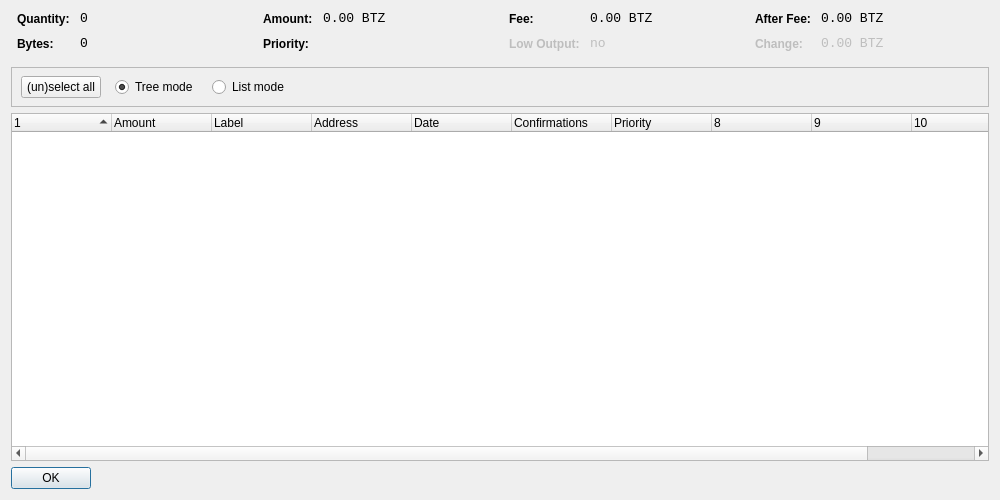
<?xml version="1.0" encoding="UTF-8"?>
<ui version="4.0">
 <class>CoinControlDialog</class>
 <widget class="QDialog" name="CoinControlDialog">
  <property name="geometry">
   <rect>
    <x>0</x>
    <y>0</y>
    <width>1000</width>
    <height>500</height>
   </rect>
  </property>
  <property name="windowTitle">
   <string>Coin Control</string>
  </property>
  <layout class="QVBoxLayout" name="verticalLayout">
   <item>
    <layout class="QHBoxLayout" name="horizontalLayoutTop" stretch="0,0,0,0">
     <property name="topMargin">
      <number>0</number>
     </property>
     <property name="bottomMargin">
      <number>10</number>
     </property>
     <item>
      <layout class="QFormLayout" name="formLayoutCoinControl1">
       <property name="horizontalSpacing">
        <number>10</number>
       </property>
       <property name="verticalSpacing">
        <number>10</number>
       </property>
       <property name="leftMargin">
        <number>6</number>
       </property>
       <property name="rightMargin">
        <number>6</number>
       </property>
       <item row="0" column="0">
        <widget class="QLabel" name="labelCoinControlQuantityText">
         <property name="styleSheet">
          <string notr="true">font-weight:bold;</string>
         </property>
         <property name="text">
          <string>Quantity:</string>
         </property>
        </widget>
       </item>
       <item row="0" column="1">
        <widget class="QLabel" name="labelCoinControlQuantity">
         <property name="font">
          <font>
           <family>Monospace</family>
           <pointsize>10</pointsize>
          </font>
         </property>
         <property name="cursor">
          <cursorShape>IBeamCursor</cursorShape>
         </property>
         <property name="contextMenuPolicy">
          <enum>Qt::ActionsContextMenu</enum>
         </property>
         <property name="text">
          <string notr="true">0</string>
         </property>
         <property name="textInteractionFlags">
          <set>Qt::LinksAccessibleByMouse|Qt::TextSelectableByKeyboard|Qt::TextSelectableByMouse</set>
         </property>
        </widget>
       </item>
       <item row="1" column="0">
        <widget class="QLabel" name="labelCoinControlBytesText">
         <property name="styleSheet">
          <string notr="true">font-weight:bold;</string>
         </property>
         <property name="text">
          <string>Bytes:</string>
         </property>
        </widget>
       </item>
       <item row="1" column="1">
        <widget class="QLabel" name="labelCoinControlBytes">
         <property name="font">
          <font>
           <family>Monospace</family>
           <pointsize>10</pointsize>
          </font>
         </property>
         <property name="cursor">
          <cursorShape>IBeamCursor</cursorShape>
         </property>
         <property name="contextMenuPolicy">
          <enum>Qt::ActionsContextMenu</enum>
         </property>
         <property name="text">
          <string notr="true">0</string>
         </property>
         <property name="textInteractionFlags">
          <set>Qt::LinksAccessibleByMouse|Qt::TextSelectableByKeyboard|Qt::TextSelectableByMouse</set>
         </property>
        </widget>
       </item>
      </layout>
     </item>
     <item>
      <layout class="QFormLayout" name="formLayoutCoinControl2">
       <property name="horizontalSpacing">
        <number>10</number>
       </property>
       <property name="verticalSpacing">
        <number>10</number>
       </property>
       <property name="leftMargin">
        <number>6</number>
       </property>
       <property name="rightMargin">
        <number>6</number>
       </property>
       <item row="0" column="0">
        <widget class="QLabel" name="labelCoinControlAmountText">
         <property name="styleSheet">
          <string notr="true">font-weight:bold;</string>
         </property>
         <property name="text">
          <string>Amount:</string>
         </property>
        </widget>
       </item>
       <item row="0" column="1">
        <widget class="QLabel" name="labelCoinControlAmount">
         <property name="font">
          <font>
           <family>Monospace</family>
           <pointsize>10</pointsize>
          </font>
         </property>
         <property name="cursor">
          <cursorShape>IBeamCursor</cursorShape>
         </property>
         <property name="contextMenuPolicy">
          <enum>Qt::ActionsContextMenu</enum>
         </property>
         <property name="text">
          <string notr="true">0.00 BTZ</string>
         </property>
         <property name="textInteractionFlags">
          <set>Qt::LinksAccessibleByMouse|Qt::TextSelectableByKeyboard|Qt::TextSelectableByMouse</set>
         </property>
        </widget>
       </item>
       <item row="1" column="0">
        <widget class="QLabel" name="labelCoinControlPriorityText">
         <property name="styleSheet">
          <string notr="true">font-weight:bold;</string>
         </property>
         <property name="text">
          <string>Priority:</string>
         </property>
        </widget>
       </item>
       <item row="1" column="1">
        <widget class="QLabel" name="labelCoinControlPriority">
         <property name="font">
          <font>
           <family>Monospace</family>
           <pointsize>10</pointsize>
          </font>
         </property>
         <property name="cursor">
          <cursorShape>IBeamCursor</cursorShape>
         </property>
         <property name="contextMenuPolicy">
          <enum>Qt::ActionsContextMenu</enum>
         </property>
         <property name="text">
          <string/>
         </property>
         <property name="textInteractionFlags">
          <set>Qt::LinksAccessibleByMouse|Qt::TextSelectableByKeyboard|Qt::TextSelectableByMouse</set>
         </property>
        </widget>
       </item>
      </layout>
     </item>
     <item>
      <layout class="QFormLayout" name="formLayoutCoinControl3">
       <property name="horizontalSpacing">
        <number>10</number>
       </property>
       <property name="verticalSpacing">
        <number>10</number>
       </property>
       <property name="leftMargin">
        <number>6</number>
       </property>
       <property name="rightMargin">
        <number>6</number>
       </property>
       <item row="0" column="0">
        <widget class="QLabel" name="labelCoinControlFeeText">
         <property name="styleSheet">
          <string notr="true">font-weight:bold;</string>
         </property>
         <property name="text">
          <string>Fee:</string>
         </property>
        </widget>
       </item>
       <item row="0" column="1">
        <widget class="QLabel" name="labelCoinControlFee">
         <property name="font">
          <font>
           <family>Monospace</family>
           <pointsize>10</pointsize>
          </font>
         </property>
         <property name="cursor">
          <cursorShape>IBeamCursor</cursorShape>
         </property>
         <property name="contextMenuPolicy">
          <enum>Qt::ActionsContextMenu</enum>
         </property>
         <property name="text">
          <string notr="true">0.00 BTZ</string>
         </property>
         <property name="textInteractionFlags">
          <set>Qt::LinksAccessibleByMouse|Qt::TextSelectableByKeyboard|Qt::TextSelectableByMouse</set>
         </property>
        </widget>
       </item>
       <item row="1" column="0">
        <widget class="QLabel" name="labelCoinControlLowOutputText">
         <property name="enabled">
          <bool>false</bool>
         </property>
         <property name="styleSheet">
          <string notr="true">font-weight:bold;</string>
         </property>
         <property name="text">
          <string>Low Output:</string>
         </property>
        </widget>
       </item>
       <item row="1" column="1">
        <widget class="QLabel" name="labelCoinControlLowOutput">
         <property name="enabled">
          <bool>false</bool>
         </property>
         <property name="font">
          <font>
           <family>Monospace</family>
           <pointsize>10</pointsize>
          </font>
         </property>
         <property name="cursor">
          <cursorShape>IBeamCursor</cursorShape>
         </property>
         <property name="contextMenuPolicy">
          <enum>Qt::ActionsContextMenu</enum>
         </property>
         <property name="text">
          <string notr="true">no</string>
         </property>
         <property name="textInteractionFlags">
          <set>Qt::LinksAccessibleByMouse|Qt::TextSelectableByKeyboard|Qt::TextSelectableByMouse</set>
         </property>
        </widget>
       </item>
      </layout>
     </item>
     <item>
      <layout class="QFormLayout" name="formLayoutCoinControl4">
       <property name="horizontalSpacing">
        <number>10</number>
       </property>
       <property name="verticalSpacing">
        <number>10</number>
       </property>
       <property name="leftMargin">
        <number>6</number>
       </property>
       <property name="rightMargin">
        <number>6</number>
       </property>
       <item row="0" column="0">
        <widget class="QLabel" name="labelCoinControlAfterFeeText">
         <property name="styleSheet">
          <string notr="true">font-weight:bold;</string>
         </property>
         <property name="text">
          <string>After Fee:</string>
         </property>
        </widget>
       </item>
       <item row="0" column="1">
        <widget class="QLabel" name="labelCoinControlAfterFee">
         <property name="font">
          <font>
           <family>Monospace</family>
           <pointsize>10</pointsize>
          </font>
         </property>
         <property name="cursor">
          <cursorShape>IBeamCursor</cursorShape>
         </property>
         <property name="contextMenuPolicy">
          <enum>Qt::ActionsContextMenu</enum>
         </property>
         <property name="text">
          <string notr="true">0.00 BTZ</string>
         </property>
         <property name="textInteractionFlags">
          <set>Qt::LinksAccessibleByMouse|Qt::TextSelectableByKeyboard|Qt::TextSelectableByMouse</set>
         </property>
        </widget>
       </item>
       <item row="1" column="0">
        <widget class="QLabel" name="labelCoinControlChangeText">
         <property name="enabled">
          <bool>false</bool>
         </property>
         <property name="styleSheet">
          <string notr="true">font-weight:bold;</string>
         </property>
         <property name="text">
          <string>Change:</string>
         </property>
        </widget>
       </item>
       <item row="1" column="1">
        <widget class="QLabel" name="labelCoinControlChange">
         <property name="enabled">
          <bool>false</bool>
         </property>
         <property name="font">
          <font>
           <family>Monospace</family>
           <pointsize>10</pointsize>
          </font>
         </property>
         <property name="cursor">
          <cursorShape>IBeamCursor</cursorShape>
         </property>
         <property name="contextMenuPolicy">
          <enum>Qt::ActionsContextMenu</enum>
         </property>
         <property name="text">
          <string notr="true">0.00 BTZ</string>
         </property>
         <property name="textInteractionFlags">
          <set>Qt::LinksAccessibleByMouse|Qt::TextSelectableByKeyboard|Qt::TextSelectableByMouse</set>
         </property>
        </widget>
       </item>
      </layout>
     </item>
    </layout>
   </item>
   <item>
    <widget class="QFrame" name="frame">
     <property name="minimumSize">
      <size>
       <width>0</width>
       <height>40</height>
      </size>
     </property>
     <property name="frameShape">
      <enum>QFrame::StyledPanel</enum>
     </property>
     <property name="frameShadow">
      <enum>QFrame::Sunken</enum>
     </property>
     <widget class="QWidget" name="horizontalLayoutWidget">
      <property name="geometry">
       <rect>
        <x>10</x>
        <y>0</y>
        <width>781</width>
        <height>41</height>
       </rect>
      </property>
      <layout class="QHBoxLayout" name="horizontalLayoutPanel" stretch="0,0,0,0,0">
       <property name="spacing">
        <number>14</number>
       </property>
       <item>
        <widget class="QPushButton" name="pushButtonSelectAll">
         <property name="sizePolicy">
          <sizepolicy hsizetype="Maximum" vsizetype="Fixed">
           <horstretch>0</horstretch>
           <verstretch>0</verstretch>
          </sizepolicy>
         </property>
         <property name="text">
          <string>(un)select all</string>
         </property>
        </widget>
       </item>
       <item>
        <widget class="QRadioButton" name="radioTreeMode">
         <property name="sizePolicy">
          <sizepolicy hsizetype="Maximum" vsizetype="Fixed">
           <horstretch>0</horstretch>
           <verstretch>0</verstretch>
          </sizepolicy>
         </property>
         <property name="text">
          <string>Tree mode</string>
         </property>
         <property name="checked">
          <bool>true</bool>
         </property>
        </widget>
       </item>
       <item>
        <widget class="QRadioButton" name="radioListMode">
         <property name="sizePolicy">
          <sizepolicy hsizetype="Maximum" vsizetype="Fixed">
           <horstretch>0</horstretch>
           <verstretch>0</verstretch>
          </sizepolicy>
         </property>
         <property name="text">
          <string>List mode</string>
         </property>
        </widget>
       </item>
       <item>
        <spacer name="horizontalSpacer">
         <property name="orientation">
          <enum>Qt::Horizontal</enum>
         </property>
         <property name="sizeHint" stdset="0">
          <size>
           <width>40</width>
           <height>20</height>
          </size>
         </property>
        </spacer>
       </item>
      </layout>
     </widget>
    </widget>
   </item>
   <item>
    <widget class="CoinControlTreeWidget" name="treeWidget">
     <property name="contextMenuPolicy">
      <enum>Qt::CustomContextMenu</enum>
     </property>
     <property name="sortingEnabled">
      <bool>false</bool>
     </property>
     <property name="columnCount">
      <number>11</number>
     </property>
     <attribute name="headerShowSortIndicator" stdset="0">
      <bool>true</bool>
     </attribute>
     <attribute name="headerStretchLastSection">
      <bool>false</bool>
     </attribute>
     <column>
      <property name="text">
       <string/>
      </property>
     </column>
     <column>
      <property name="text">
       <string>Amount</string>
      </property>
     </column>
     <column>
      <property name="text">
       <string>Label</string>
      </property>
     </column>
     <column>
      <property name="text">
       <string>Address</string>
      </property>
     </column>
     <column>
      <property name="text">
       <string>Date</string>
      </property>
     </column>
     <column>
      <property name="text">
       <string>Confirmations</string>
      </property>
      <property name="toolTip">
       <string>Confirmed</string>
      </property>
     </column>
     <column>
      <property name="text">
       <string>Priority</string>
      </property>
     </column>
     <column>
      <property name="text">
       <string/>
      </property>
     </column>
     <column>
      <property name="text">
       <string/>
      </property>
     </column>
     <column>
      <property name="text">
       <string/>
      </property>
     </column>
     <column>
      <property name="text">
       <string/>
      </property>
     </column>
    </widget>
   </item>
   <item>
    <widget class="QDialogButtonBox" name="buttonBox">
     <property name="sizePolicy">
      <sizepolicy hsizetype="Maximum" vsizetype="Fixed">
       <horstretch>0</horstretch>
       <verstretch>0</verstretch>
      </sizepolicy>
     </property>
     <property name="orientation">
      <enum>Qt::Horizontal</enum>
     </property>
     <property name="standardButtons">
      <set>QDialogButtonBox::Ok</set>
     </property>
    </widget>
   </item>
  </layout>
 </widget>
 <customwidgets>
  <customwidget>
   <class>CoinControlTreeWidget</class>
   <extends>QTreeWidget</extends>
   <header>coincontroltreewidget.h</header>
  </customwidget>
 </customwidgets>
 <resources/>
 <connections/>
</ui>
